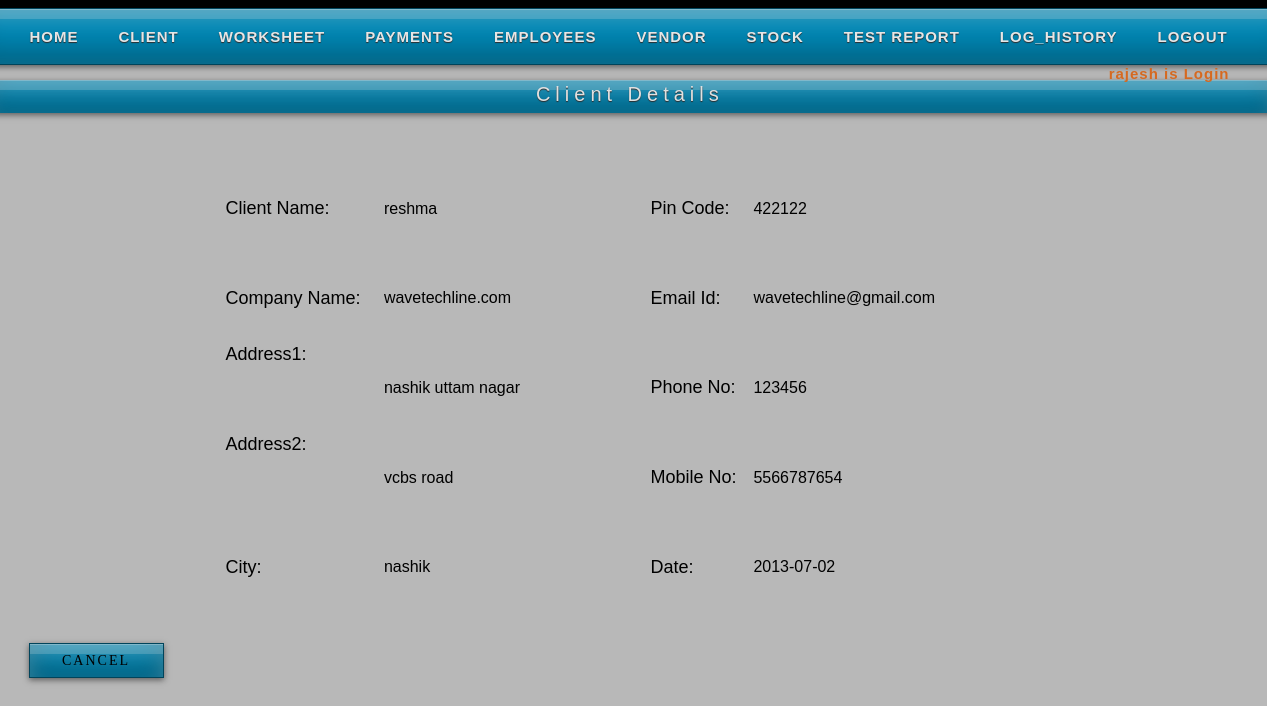
The page /clientsview.php?c_id3=5 (signed in) on the database its author committed.
### tables this page shows
CREATE TABLE IF NOT EXISTS `clients` (
  `c_id` int(11) NOT NULL AUTO_INCREMENT,
  `c_date` date NOT NULL,
  `client_name` varchar(40) NOT NULL,
  `comp_name` varchar(70) NOT NULL,
  `c_add1` text NOT NULL,
  `c_add2` text NOT NULL,
  `c_city` varchar(25) NOT NULL,
  `c_pin` int(11) NOT NULL,
  `c_ph` bigint(11) NOT NULL,
  `c_mo` bigint(11) NOT NULL,
  `c_email` varchar(40) NOT NULL,
  PRIMARY KEY (`c_id`)
);

### clientsview.php (the view, shortened to what this page needs)
<?php
	$c_up=$_REQUEST['c_id3'];
	$c_qry_f="select * from clients where c_id=".$c_up;
	$c_res_f=mysql_query($c_qry_f);
	$c_row=mysql_fetch_array($c_res_f);
?>
<html>
<head>
<link rel="stylesheet" href="styles2.css" type="text/css" />
<link rel="stylesheet" href="styles.css" type="text/css" />
</head>
<body>
<div id="container">
<div id="sub-header">
    <?php
	include("header.php");
	?><br />
		<div class="quotation"><center>Client Details</center></div>
        <div>
        <form action="" method="post">
        <table class="q_clients">
                <tr><td class="l_form">Client Name:</td><td><label><?php echo $c_row[2]; ?></label></td></tr>
                <tr><td class="l_form">Company Name:</td><td><label><?php echo $c_row[3]; ?></label></td></tr>
                <tr><td class="l_form" valign="top">Address1:</td><td><label><?php echo $c_row[4]; ?></label></td></tr>
                 <tr><td class="l_form" valign="top">Address2:</td><td><label><?php echo $c_row[5]; ?></label></td></tr>
                <tr><td class="l_form">City:</td><td><label><?php echo $c_row[6]; ?></label></td></tr>
                </table>
                <table class="q_clients2">
                <tr><td class="l_form">Pin Code:</td><td><label><?php echo $c_row[7]; ?></label></td></tr>
                <tr><td class="l_form">Email Id:</td><td><label><?php echo $c_row[10]; ?></label></td></tr>
                <tr><td class="l_form">Phone No:</td><td><label><?php echo $c_row[8]; ?></label></td></tr>
                <tr><td class="l_form">Mobile No:</td><td><label><?php echo $c_row[9]; ?></label></td></tr>
                <tr><td class="l_form">Date:</td><td><label><?php  echo $c_row[1];; ?></label></td></tr>
                </table>
        <div class="addclients_b">
         <input name="can" class="formbutton" value="Cancel" type="submit" />
        </div>
        </form>
    </div>
    </div>
    </div>
</body>
</html>

### styles2.css (style rules this page uses)
body { background:#000; margin:0; padding:0; font-family: Verdana, Geneva, sans-serif; font-size: 13px; color: #000; }
* { margin:0; padding:0; }
form input, form select, form textarea { padding: 5px; color: #333333; border: 1px solid #ddd; border-right:1px solid #ccc; border-bottom:1px solid #ccc; background-color:#fff; font-family: Arial, Helvetica, sans-serif; font-size: 13px; }
form input.formbutton { color: #000; padding: 6px 8px; font-size: 14px; letter-spacing:2px; font-family: Arial, Helvetica, sans-serif; text-decoration: none; text-transform: uppercase; background: #00a1d2; margin-left: 35px; border: none; width:135px; height:35px; overflow: visible; font-family: Lucida Grande; border: 1px solid rgba(0,0,0,0.5); background:#09C; box-shadow: 0 2px 6px rgba(0,0,0,0.5), inset 0 1px rgba(255,255,255,0.3), inset 0 10px rgba(255,255,255,0.2), inset 0 10px 20px rgba(255,255,255,0.25), inset 0 -15px 30px rgba(0,0,0,0.3); -o-box-shadow: 0 2px 6px rgba(0,0,0,0.5), inset 0 1px rgba(255,255,255,0.3), inset 0 10px rgba(255,255,255,0.2), inset 0 10px 20px rgba(255,255,255,0.25), inset 0 -15px 30px rgba(0,0,0,0.3); -webkit-box-shadow: 0 2px 6px rgba(0,0,0,0.5), inset 0 1px rgba(255,255,255,0.3), inset 0 10px rgba(255,255,255,0.2), inset 0 10px 20px rgba(255,255,255,0.25), inset 0 -15px 30px rgba(0,0,0,0.3); -moz-box-shadow: 0 2px 6px rgba(0,0,0,0.5), inset 0 1px rgba(255,255,255,0.3), inset 0 10px rgba(255,255,255,0.2), inset 0 10px 20px rgba(255,255,255,0.25), inset 0 -15px 30px rgba(0,0,0,0.3); }
#container { width: 960px; margin: 0 auto; padding: 0px; }
div#sub-header { margin-top:8px; margin-bottom:5px; margin-left:-180px; width:1315px; height:1500px; background-color:#CCC; opacity:0.9; }
.quotation { font-size:20px; color:#FAFAFA; font-family: Arial, Helvetica, sans-serif; font-weight:500; letter-spacing:5px; background-color:#00a1d2; width:98%; text-shadow: 0 1px 1px #333; margin-left:12px; height:30px; margin-top:0px; padding:3px 0px 0px 0px; background:#09C; box-shadow: 0 2px 6px rgba(0,0,0,0.5), inset 0 1px rgba(255,255,255,0.3), inset 0 10px rgba(255,255,255,0.2), inset 0 10px 20px rgba(255,255,255,0.25), inset 0 -15px 30px rgba(0,0,0,0.3); -o-box-shadow: 0 2px 6px rgba(0,0,0,0.5), inset 0 1px rgba(255,255,255,0.3), inset 0 10px rgba(255,255,255,0.2), inset 0 10px 20px rgba(255,255,255,0.25), inset 0 -15px 30px rgba(0,0,0,0.3); -webkit-box-shadow: 0 2px 6px rgba(0,0,0,0.5), inset 0 1px rgba(255,255,255,0.3), inset 0 10px rgba(255,255,255,0.2), inset 0 10px 20px rgba(255,255,255,0.25), inset 0 -15px 30px rgba(0,0,0,0.3); -moz-box-shadow: 0 2px 6px rgba(0,0,0,0.5), inset 0 1px rgba(255,255,255,0.3), inset 0 10px rgba(255,255,255,0.2), inset 0 10px 20px rgba(255,255,255,0.25), inset 0 -15px 30px rgba(0,0,0,0.3); }
.l_form { font-size:18px; color:#000; border:none; margin-left:125px; margin-top:5px; }
.q_clients { margin-top:50px; width:320px; height:450px; margin-left:250px; }
.q_clients2 { margin-top:-450px; width:320px; height:450px; margin-left:675px; }
.addclients_b { margin-top:30px; margin-left:20px; }

### rows shown on the page
clients: client_name "reshma", comp_name "wavetechline.com", c_add1 "nashik uttam nagar", c_add2 "vcbs road", c_city "nashik", c_pin "422122", c_email "wavetechline@gmail.com", c_ph "123456", c_mo "5566787654", c_date "2013-07-02"

### other values the page prints
$_SESSION['uname'] "rajesh"
